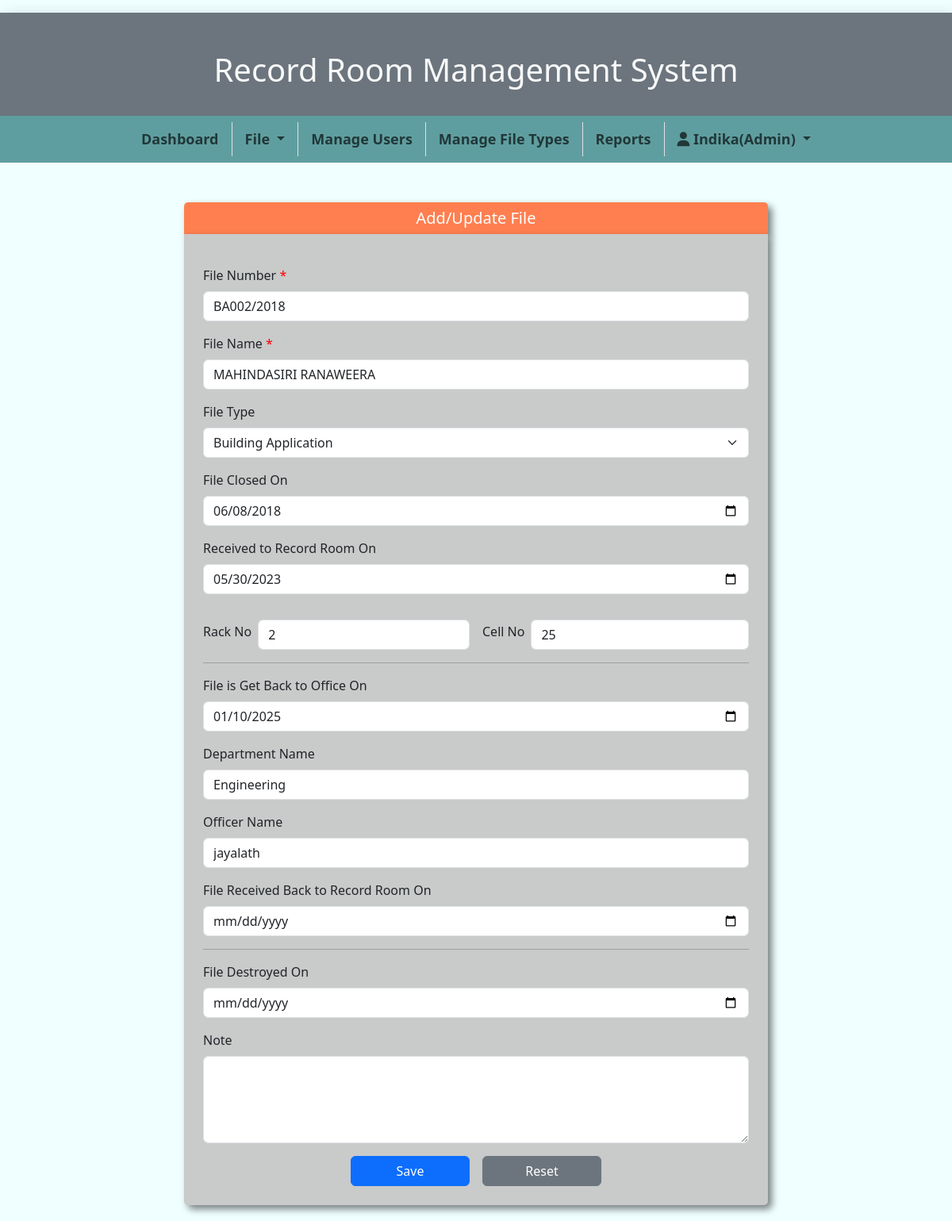
Page /AddUpdateFile.php?ufno=BA002/2018 (signed in) on the earlier database version.
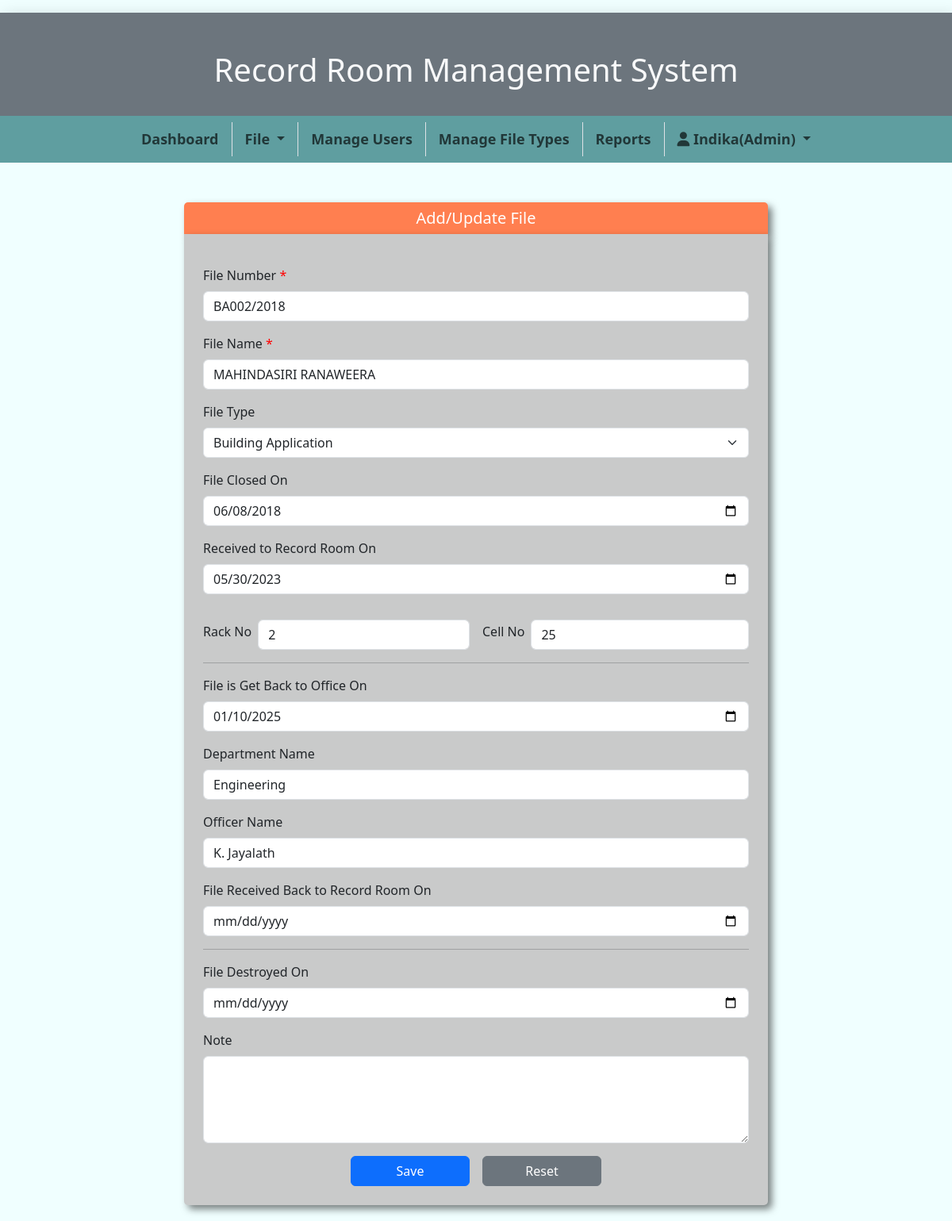
Same page on the later database version.
### tables this page shows
CREATE TABLE `files` (
  `fileNumber` varchar(100) NOT NULL,
  `fileName` varchar(200) NOT NULL,
  `fileClosedOn` date NOT NULL,
  `ReceivedRROn` date NOT NULL,
  `getBackOfficeOn` date NOT NULL,
  `departmentName` varchar(100) NOT NULL,
  `officerName` varchar(100) NOT NULL,
  `ReceivedBackToRROn` date NOT NULL,
  `cellNo` int(3) NOT NULL,
  `rackNo` int(3) NOT NULL,
  `fileDistroiedOn` date NOT NULL,
  `Note` text NOT NULL,
  `fileTypeId` int(2) DEFAULT NULL
);

### AddUpdateFile.php (the view, shortened to what the changed rows need)
<!DOCTYPE html>
<html lang="en">
<head>
    <link href="https://cdn.jsdelivr.net/npm/bootstrap@5.3.0/dist/css/bootstrap.min.css" rel="stylesheet">
    <link rel="stylesheet" href="https://cdnjs.cloudflare.com/ajax/libs/font-awesome/6.4.0/css/all.min.css">
    <link rel="stylesheet" href="css/styles.css">
</head>
<body>
    <?php
    include "header.php";
    require_once "db_connection.php";
    $fileName = "";
    $fileNumber = "";
    $fileClosedOn = "";
    $ReceivedRROn = "";
    $getBackOfficeOn = "";
    $departmentName = "";
    $officerName    = "";
    $ReceivedBackToRROn = "";
    $cellNo = "";
    $rackNo = "";
    $fileDistroiedOn = "";
    if (isset($_GET['ufno'])) {
        $ufnum = $_GET['ufno'];
        $sql = "SELECT * From files WHERE fileNumber='" . $ufnum . "'";
        $result = mysqli_query($conn, $sql);
        if ($result->num_rows > 0) {
            while ($row = $result->fetch_assoc()) {
                $fileName = $row['fileName'];
                $fileNumber = $row['fileNumber'];
                $fileClosedOn = $row['fileClosedOn'];
                $ReceivedRROn = $row['ReceivedRROn'];
                $getBackOfficeOn = $row['getBackOfficeOn'];
                $departmentName = $row['departmentName'];
                $officerName    = $row['officerName'];
                $ReceivedBackToRROn = $row['ReceivedBackToRROn'];
                $cellNo = $row['cellNo'];
                $rackNo = $row['rackNo'];
                $fileDistroiedOn = $row['fileDistroiedOn'];
            }
        }
    }
    ?>
    <div class="container">
        <div class="row justify-content-center">
            <div class="col-md-8">
                <form class="p-4" action="ActionAddUpdateFile.php" method="post">
                    <div class="mt-3">
                        <label for="fnum" class="form-label">File Number <span style="color: red;">*</span></label>
                        <input type="text" name="fnum" id="fnum" class="form-control" maxlength="100" required value="<?php echo !empty($fileNumber) ? $fileNumber : ''; ?>">
                    </div>
                    <div class="mt-3">
                        <label for="fname" class="form-label">File Name <span style="color: red;">*</span></label>
                        <input type="text" name="fname" id="fname" class="form-control" maxlength="100" required value="<?php echo !empty($fileName) ? $fileName : ''; ?>">
                    </div>
                    <div class="mt-3">
                        <label for="fclon" class="form-label">File Closed On</label>
                        <input type="date" name="fclon" id="fclon" class="form-control" value="<?php echo !empty($fileClosedOn) ? $fileClosedOn : ''; ?>">
                    </div>
                    <div class="mt-3">
                        <label for="frecreon" class="form-label">Received to Record Room On</label>
                        <input type="date" name="frecreon" id="frecreon" class="form-control" value="<?php echo !empty($ReceivedRROn) ? $ReceivedRROn : ''; ?>">
                    </div>
                    <div class="row g-3 mt-3">
                        <div class="col-sm-6 d-flex align-items-center text-nowrap gap-2">
                            <label class="form-label">Rack No</label> <input type="text" maxlength="3" name="rackno" class="form-control" value="<?php echo !empty($rackNo) ? $rackNo : ''; ?>">
                        </div>
                        <div class="col-sm-6 d-flex align-items-center text-nowrap gap-2">
                            <label class="form-label">Cell No</label><input type="text" maxlength="3" name="cellNo" class="form-control" value="<?php echo !empty($cellNo) ? $cellNo : ''; ?>">
                        </div>
                    </div>
                    <div class="mt-3">
                        <label for="bakoffice" class="form-label">File is Get Back to Office On</label>
                        <input type="date" name="bakoffice" id="bakoffice" class="form-control" value="<?php echo !empty($getBackOfficeOn) ? $getBackOfficeOn : ''; ?>">
                    </div>
                    <div class="mt-3">
                        <label for="dname" class="form-label">Department Name</label>
                        <input type="text" name="dname" id="dname" class="form-control" value="<?php echo !empty($departmentName) ? $departmentName : ''; ?>">
                    </div>
                    <div class="mt-3">
                        <label for="offname" class="form-label">Officer Name</label>
                        <input type="text" name="offname" id="offname" class="form-control" value="<?php echo !empty($officerName) ? $officerName : ''; ?>">
                    </div>
                    <div class="mt-3">
                        <label for="bakrron" class="form-label">File Received Back to Record Room On</label>
                        <input type="date" name="bakrron" id="bakrron" class="form-control" value="<?php echo !empty($ReceivedBackToRROn) ? $ReceivedBackToRROn : ''; ?>">
                    </div>
                    <div class="mt-3">
                        <label for="fdeson" class="form-label">File Destroyed On</label>
                        <input type="date" name="fdeson" id="fdeson" class="form-control" value="<?php echo !empty($fileDistroiedOn) ? $fileDistroiedOn : ''; ?>">
                    </div>
                </form>
            </div>
        </div>
    </div>
</body>
</html>

Differences in the rows shown:
changed files "MAHINDASIRI RANAWEERA": offname "jayalath" → "K. Jayalath"
